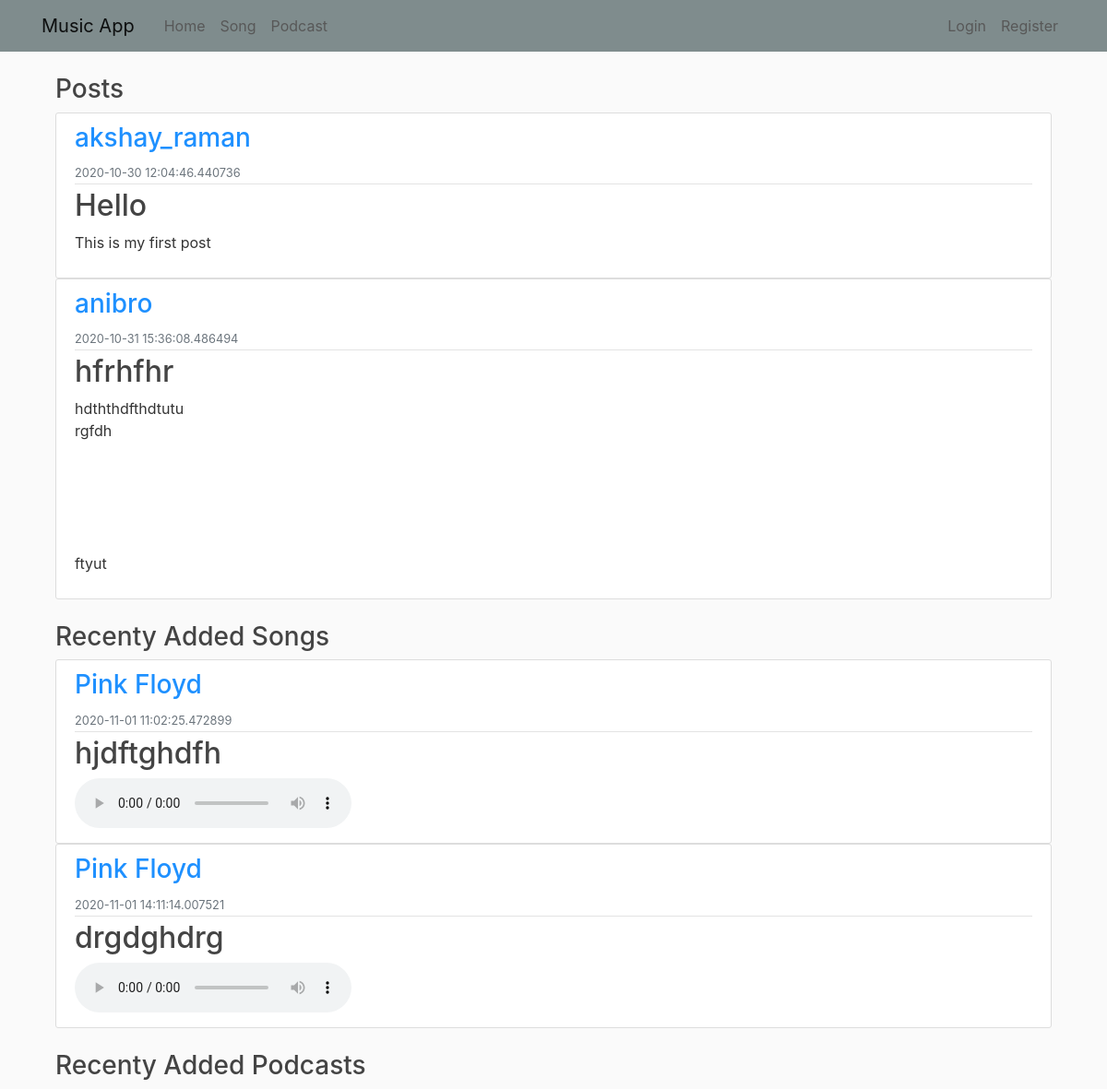
The page /home on the database its author committed.
### musicapp/models.py (models this page shows, shortened)
class Post(db.Model):
    id = db.Column(db.Integer, primary_key=True)
    title = db.Column(db.String(100), nullable=False)
    date_posted = db.Column(db.DateTime, nullable=False, default=datetime.utcnow)
    content = db.Column(db.Text, nullable=False)
    user_id = db.Column(db.Integer, db.ForeignKey('user.id'), nullable=False)

class User(db.Model, UserMixin):
    id = db.Column(db.Integer, primary_key=True)
    fname = db.Column(db.String(75), nullable=False)
    lname = db.Column(db.String(75), nullable=False)
    username = db.Column(db.String(32), unique=True, nullable=False)
    email = db.Column(db.String(128), unique=True, nullable=False)
    image_file = db.Column(db.String(32), nullable=False, default='default.jpg')
    IsAdmin = db.Column(db.Boolean, default=False)
    password = db.Column(db.String(60), nullable=False)
    searches = db.relationship('user_search_history', backref=db.backref('user'))
    playlists = db.relationship('user_song_playlist', backref=db.backref('user'))
    songs = db.relationship('Song', secondary=listened)
    posts = db.relationship('Post', backref='author', lazy=True)
    podcasts = db.relationship('Podcast', secondary=subscribed)

class Song(db.Model):
    id = db.Column(db.Integer, primary_key=True)
    name = db.Column(db.String(75), nullable=False)
    title = db.Column(db.String(75), nullable=False)
    description = db.Column(db.String, default='No description')
    release_date = db.Column(db.DateTime, nullable=False, default=datetime.utcnow)
    rating = db.Column(db.Integer, default=2)
    likes = db.Column(db.Integer, default=0)
    dislikes = db.Column(db.Integer, default=0)
    file_location = db.Column(db.String(20), nullable=False)
    album = db.Column(db.String(75), nullable=False)
    genre = db.Column(db.String(75), nullable=False)

class Artist(db.Model):
    id = db.Column(db.Integer, primary_key=True)
    name = db.Column(db.String(32), unique=True, nullable=False)
    email = db.Column(db.String(128), unique=True, nullable=False)
    podcast_id = db.Column(db.Integer, db.ForeignKey('podcast.id'))
    compose = db.relationship('Song', secondary=composed, backref=db.backref('composer', lazy='dynamic'))

### musicapp/routes.py (the view)
@app.route("/")
@app.route("/home")
def home():
    posts = Post.query.limit(10).all()
    songs = Song.query.limit(10).all()
    podcasts = Podcast.query.limit(10).all()
    return render_template('home.html', posts=posts, songs=songs, podcasts=podcasts, audio=audios)

### musicapp/templates/home.html (shortened to what this page needs)
{% extends "base.html" %}
{% block content %}
{% if posts or songs or podcasts %}
    <h3>Posts</h3>
    {% for post in posts %}
        <article class="media content-section">
          <div class="media-body">
            <div class="article-metadata">
                <h3><a class="mr-2" style="color:DodgerBlue;">{{ post.author.username }}</a></h3>
              <small class="text-muted">{{ post.date_posted }}</small>
            </div>
            <h2><a class="article-title">{{ post.title }}</a></h2>
            <p class="article-content">{{ post.content }}</p>
          </div>
        </article>
    {% endfor %}
    <br>
    <h3>Recenty Added Songs</h3>
    {% for song in songs %}
        <article class="media content-section">
          <div class="media-body">
            <div class="article-metadata">
              <h3><a class="mr-2" style="color:DodgerBlue;">{{ song.composer[0].name }}</a></h3>
              <small class="text-muted">{{ song.release_date }}</small>
            </div>
            <h2><a class="article-title">{{ song.name }}</a></h2>
            <audio
            controls
            src="{{ url_for('static', filename='audio/' + song.file_location) }}">
            </audio>
          </div>
        </article>
    {% endfor %}
    <br>
    <h3>Recenty Added Podcasts</h3>
{% endif %}
{% endblock content %}

### musicapp/static/main.css (style rules this page uses)
body { background: #fafafa; color: #333333; margin-top: 5rem; }
h1, h2, h3, h4, h5, h6 { color: #444444; }
.content-section { background: #ffffff; padding: 10px 20px; border: 1px solid #dddddd; border-radius: 3px; margin-bottom: auto; }
.article-title { color: #444444; }
.article-content { white-space: pre-line; }
.article-metadata { padding-bottom: 1px; margin-bottom: 4px; border-bottom: 1px solid #e3e3e3 }

### rows shown on the page
Post: author.username "akshay_raman", date_posted "2020-10-30 12:04:46.440736", title "Hello", content "This is my first post"
Post: author.username "anibro", date_posted "2020-10-31 15:36:08.486494", title "hfrhfhr", content "hdththdfthdtutu rgfdh ftyut"
Song: name "Pink Floyd", release_date "2020-11-01 11:02:25.472899", name "hjdftghdfh"
Song: name "Pink Floyd", release_date "2020-11-01 14:11:14.007521", name "drgdghdrg"
